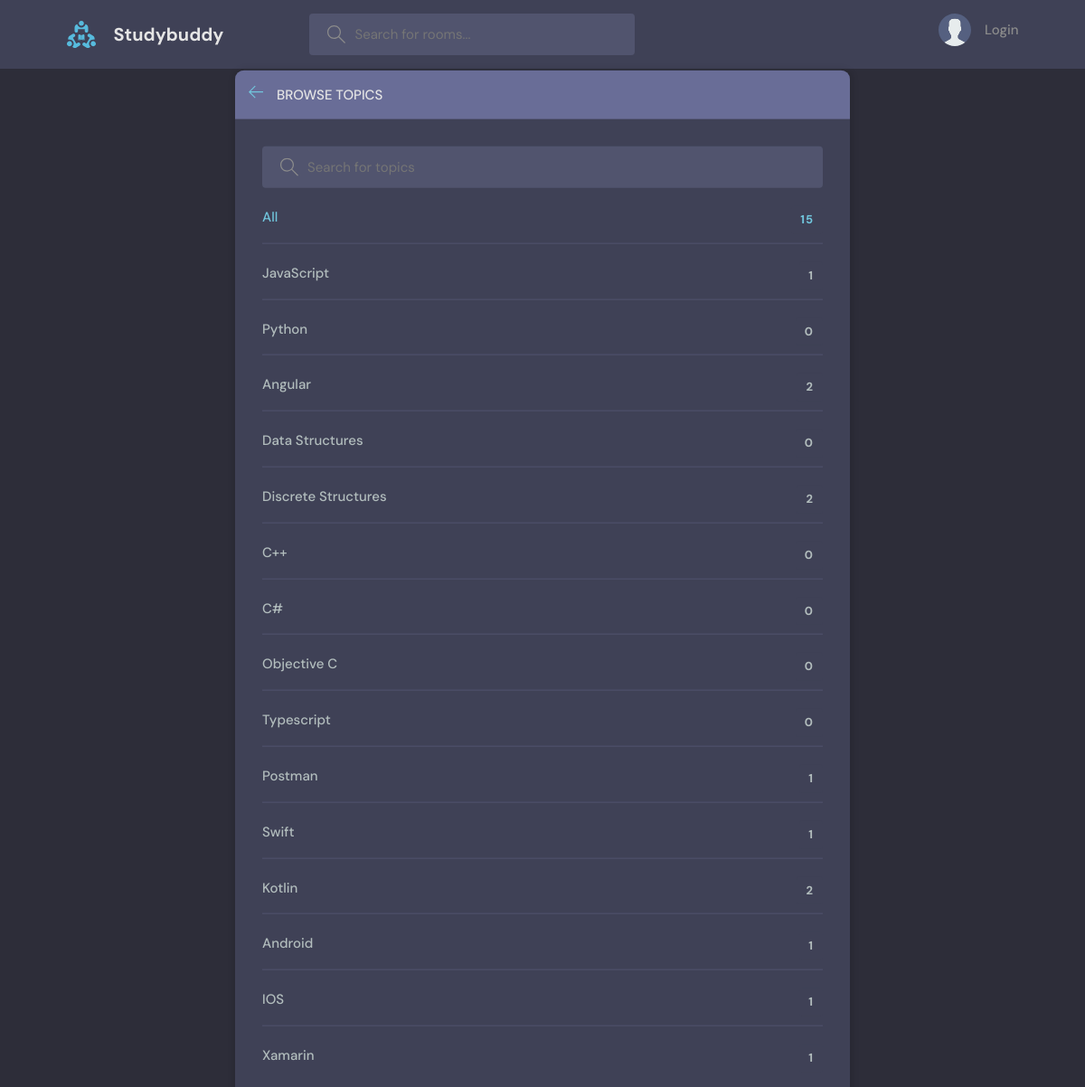
Before: /topics/ with the older database file.
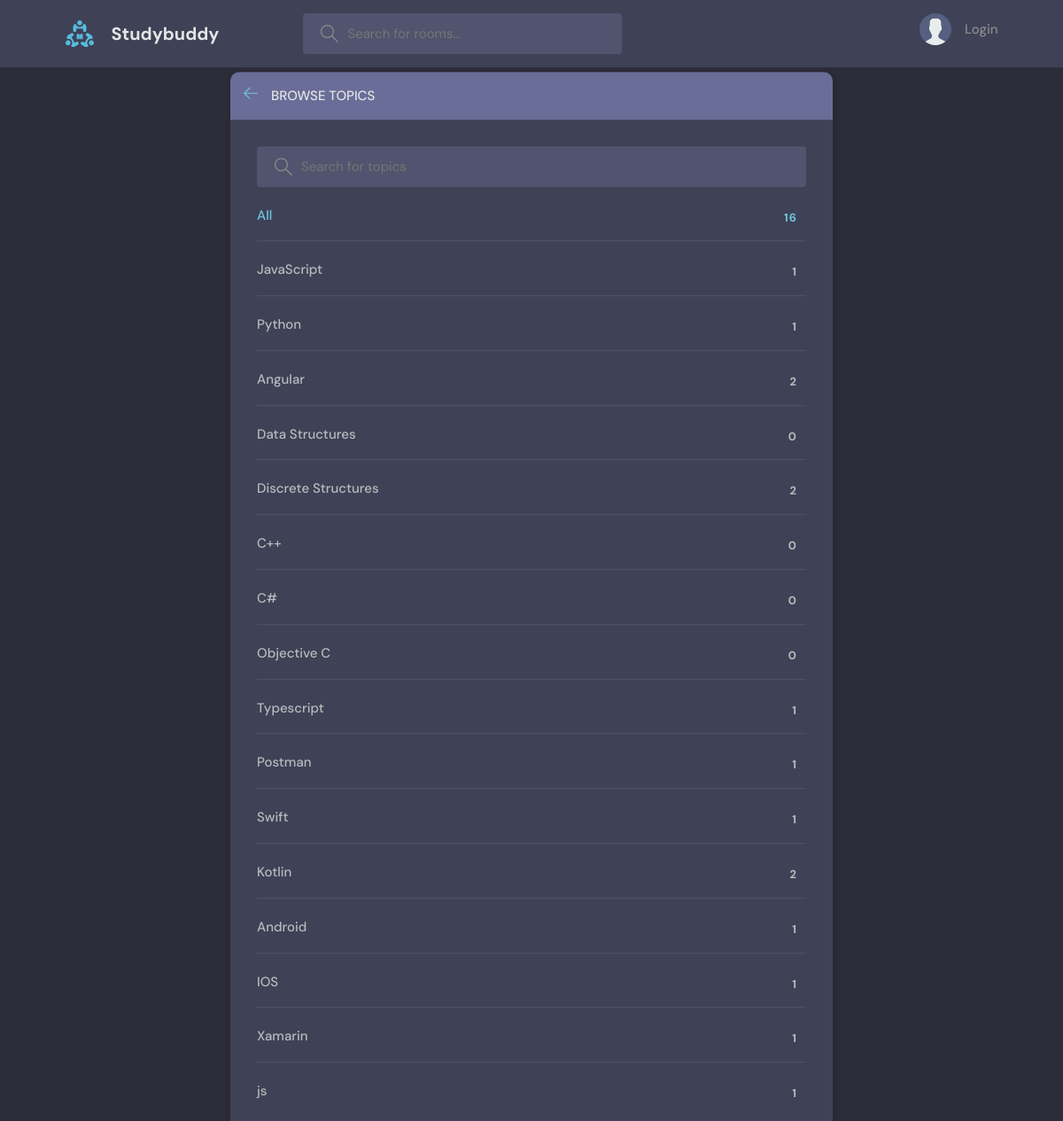
After: the same page with the newer database file.
### base/models.py (models this page shows, shortened)
class Topic(models.Model):
    name = models.CharField(max_length=200)

### base/views.py (the view)
# urls.py: path('topics/',  TopicsPageView.as_view() , name='topics'),
class TopicsPageView(ListView):
    model = Topic
    template_name = 'base/topics.html'
    context_object_name = 'topics'
    def get_queryset(self):
        q = self.request.GET.get('q','')
        return Topic.objects.filter(name__icontains=q)

### base/templates/base/topics.html (shortened to what this page needs)
{% extends 'main.html' %}
{% block content %}
    <main class="create-room layout">
      <div class="container">
        <div class="layout__box">
          <div class="layout__boxHeader">
            <div class="layout__boxTitle">
              <a href="{% url 'home' %}">
                <svg version="1.1" xmlns="http://www.w3.org/2000/svg" width="32" height="32" viewBox="0 0 32 32">
                  <title>arrow-left</title>
                  <path
                    d="M13.723 2.286l-13.723 13.714 13.719 13.714 1.616-1.611-10.96-10.96h27.625v-2.286h-27.625l10.965-10.965-1.616-1.607z"
                  ></path>
                </svg>
              </a>
              <h3>Browse Topics</h3>
            </div>
          </div>
          <div class="topics-page layout__body">
            <form class="header__search" action="" method="GET">
              <label>
                <input name="q" placeholder="Search for topics" />
              </label>
            </form>
            <ul class="topics__list">
              <li>
                <a href="{% url 'home' %}" class="active">All <span>{{topics.count}}</span></a>
              </li>
              {% for topic in topics %}
              <li>
                <a href="{% url 'home' %}?q={{topic.name}}">{{topic.name}} <span>{{topic.room_set.all.count}}</span></a>
              </li>
              {% endfor %}
            </ul>
          </div>
        </div>
      </div>
    </main>
{% endblock %}

### templates/main.html (shortened to what this page needs)
<!DOCTYPE html>
{% load static %}
<html lang="en">
  <head>
    <link rel="stylesheet" href="{% static 'styles/style.css' %}" />
  </head>
  <body>
    {% include 'navbar.html' %}
    {% block content %}
    {% endblock  %}
</body>
</html>

### templates/navbar.html (shortened to what this page needs)
{% load static %}
<header class="header header--loggedIn">
    <div class="container">
      <a href="{% url 'home' %}" class="header__logo">
        <img src="{%  static 'images/logo.svg' %}" />
        <h1>Studybuddy</h1>
      </a>
      <form class="header__search" method="GET" action="{% url 'home' %}">
        <label>
          <input name="q" placeholder="Search for rooms..."  />
        </label>
      </form>
      <nav class="header__menu">
        {% if request.user.is_authenticated %}
        <div class="header__user">
          <a href="{% url 'update_user' %}">
            <div class="avatar avatar--medium active">
              <img src="https://randomuser.me/api/portraits/men/37.jpg" />
            </div>
            <p>{{request.user.username}}<span>@{{request.user.username}}</span></p>
          </a>
          <button class="dropdown-button">
            <svg version="1.1" xmlns="http://www.w3.org/2000/svg" width="32" height="32" viewBox="0 0 32 32">
              <title>chevron-down</title>
              <path d="M16 21l-13-13h-3l16 16 16-16h-3l-13 13z"></path>
            </svg>
          </button>
        </div>
        {% else %}
        <a href="{% url 'login' %}">
          <img src="{%  static 'images/avatar.svg' %}" />
          <p>Login</p>
        </a>
        {% endif %}
      </nav>
    </div>
  </header>

### static/styles/style.css (style rules this page uses)
:root { --color-main: #71c6dd; --color-main-light: #e1f6fb; --color-dark: #3f4156; --color-dark-medium: #51546e; --color-dark-light: #696d97; --color-light: #e5e5e5; --color-gray: #8b8b8b; --color-light-gray: #b2bdbd; --color-bg: #2d2d39; --color-success: #5dd693; --color-error: #fc4b0b; }
* { font-family: "DM Sans", -apple-system, BlinkMacSystemFont, "Segoe UI", Roboto, Oxygen, Ubuntu, Cantarell, "Open Sans", "Helvetica Neue", sans-serif; margin: 0; padding: 0; box-sizing: border-box; text-rendering: optimizeLegibility; font-size: inherit; }
html { font-size: 56.25%; }
@media only screen and (min-width: 1200px) { html { font-size: 62.5%; } }
body { line-height: 1.6; font-weight: 400; font-size: 1.5rem; color: var(--color-light-gray); background-color: var(--color-bg); min-height: 100vh; }
img { width: 100%; }
a { display: inline-block; color: var(--color-main); text-decoration: none; }
.container { max-width: 120rem; width: 90%; margin: auto; }
.header { padding: 1.5rem; background-color: var(--color-dark); }
.header > .container { display: flex; gap: 9.5rem; }
.header__logo, .header__user { display: flex; gap: 2rem; align-items: center; }
.header__logo > img { height: 3.2rem; width: 3.2rem; }
.header__logo > h1 { font-weight: 700; font-size: 2rem; color: var(--color-light); }
.header__search > label { background-color: var(--color-dark-medium); padding: 1.3rem 1rem; display: flex; align-items: center; gap: 1rem; border-radius: 4px; }
.header__search svg { fill: var(--color-gray); width: 2rem; height: 2rem; margin-left: 1rem; }
.header__search input { width: 30rem; background: transparent; border: none; outline: none; color: var(--color-light); }
.header__menu { margin-left: auto; position: relative; }
.header__menu a { display: flex; gap: 1.5rem; align-items: center; font-weight: 500; text-decoration: none; color: var(--color-gray); }
.header__menu img { height: 3.6rem; }
.header__menu p { line-height: 1.2; }
.layout { margin-top: 2.4rem; }
.layout > .container { display: flex; justify-content: space-between; align-items: flex-start; }
.layout__box { width: 90%; max-width: 48rem; min-height: 40rem; position: absolute; top: 50%; left: 50%; transform: translate(-50%, -46%); background-color: var(--color-dark); border-radius: 1rem; box-shadow: 1px 1px 6px 3px rgba(0, 0, 0, 0.1); overflow: hidden; }
.layout__boxHeader { display: flex; padding: 1.5rem; background-color: var(--color-dark-light); }
.layout__boxTitle { display: flex; gap: 1.5rem; align-items: center; }
.layout__boxTitle h3 { text-transform: uppercase; font-weight: 500; color: var(--color-light); }
.layout__boxTitle svg { width: 1.6rem; height: 1.6rem; fill: var(--color-main); }
.layout__body { margin: 3rem; }
.topics__list { list-style: none; }
.topics__list li a { display: flex; justify-content: space-between; margin-bottom: 3rem; font-weight: 500; color: var(--color-light-gray); transition: all 0.3s ease-in-out; }
.topics__list li a.active, .topics__list li a:hover { color: var(--color-main); }
.topics__list li a span { padding: 0.5rem 1rem; background-color: var(--color-dark); border-radius: 3px; font-size: 1.3rem; font-weight: 700; letter-spacing: 1px; }
.topics-page .topics__list li:not(:last-child) a { margin: 2rem 0; padding-bottom: 1rem; text-decoration: none; border-bottom: 1px solid var(--color-dark-medium); }
.topics-page .header__search { display: block; }
.create-room.layout .layout__box { max-width: 68rem; }

Changed rows visible on the page:
computed for Topic "Python": room_set.all.count "0" → "1"
computed for Topic "Typescript": room_set.all.count "0" → "1"
added Topic: name "js", room_set.all.count "1"
Other visible differences:
{{ topics.count }}: "15" → "16"
